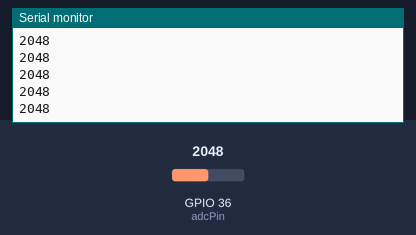
Bench run of a program on a simulated ESP32. Shown: the last lines printed to the serial monitor. The inputs (shaded band) are chosen by the test bench; at power-on: GPIO 36 (adcPin) = 2048 (analog values on the 0–4095 scale). WiFi joins after 1.5 s; servers stay silent unless stated.

Above: at 4.7 s.
4.8 s: GPIO 36 (adcPin) set to 2866
At 5.4 s:
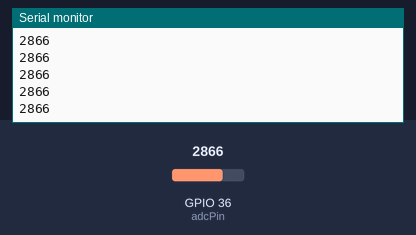
6.3 s: GPIO 36 (adcPin) set to 3603
At 7.0 s:
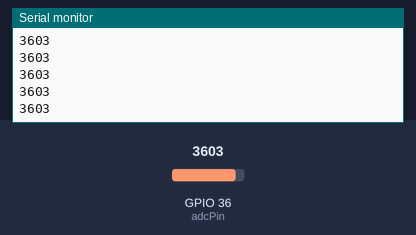
Timing chart, 0 to 7.1 s (numbered marks = the images above; inputs shaded):
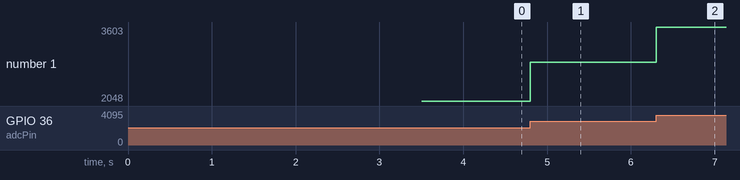

The program:

main.cpp
```cpp
#include <Arduino.h>
#include <WiFi.h>
#include <WebSocketsServer.h>
//Taves
const char* ssid     = "Ncube-Wifi";
const char* password = "Qwerty02.";

WebSocketsServer wsServer(81);

const int adcPin = 36;       // ADC1 pin (safe for analogRead)
const int sampleRate = 8000; // 8kHz stream (enough for testing)
const int textDecimate = 4;  // send one ASCII ADC value every N samples (reduce text traffic)

unsigned long lastSampleMicros = 0;
const unsigned long sampleInterval = 1000000UL / sampleRate;
int sampleCount = 0;

void onWsEvent(uint8_t num, WStype_t type, uint8_t *payload, size_t len) {
  // You can add connection logging if you want.
}

void setup() {
  Serial.begin(115200);
  // Allow USB-serial to enumerate and stabilise, then print diagnostic header
  delay(2000);
  Serial.println("ESP ACTIVE");
  Serial.println("--- Serial test @115200 ---");

  Serial.print("Connecting to ");
  Serial.println(ssid);

  WiFi.begin(ssid, password);

  unsigned long start = millis();
  const unsigned long timeout = 20000; // 20 seconds timeout
  while (WiFi.status() != WL_CONNECTED && (millis() - start) < timeout) {
    Serial.print('.');
    delay(500);
  }

  if (WiFi.status() == WL_CONNECTED) {
    Serial.print("\nWiFi connected - IP: ");
    Serial.println(WiFi.localIP()); // Check the IP to open in browser.
  } else {
    Serial.println("\nWiFi connection FAILED (timeout).");
    Serial.print("WiFi status: ");
    Serial.println(WiFi.status());
  }

  wsServer.begin();
  wsServer.onEvent(onWsEvent);

  analogReadResolution(12);  // ESP32 default is 12-bit anyway
}

void loop() {
  wsServer.loop();

  unsigned long now = micros();
  if (now - lastSampleMicros >= sampleInterval) {
    lastSampleMicros = now;

    int value = analogRead(adcPin); // 0–4095
    Serial.println(value);

    uint16_t v16 = value;           // convert to 2 bytes

    uint8_t packet[2];
    packet[0] = v16 >> 8;           // high byte
    packet[1] = v16 & 0xFF;         // low byte

    wsServer.broadcastBIN(packet, 2);
    // Also send a text representation (decimated) so web UI can plot raw ADC values
    sampleCount++;
    if ((sampleCount % textDecimate) == 0) {
      char buf[16];
      int n = snprintf(buf, sizeof(buf), "%d", value);
      if (n > 0) {
        wsServer.broadcastTXT((uint8_t*)buf, n);
      }
    }
  }
}
```

Measured:
- after the input at 4.8 s, the serial monitor: prints a new line at once (image 1)
- after the input at 6.3 s, the serial monitor: prints a new line at once (image 2)
- plotted number 1: 2048 → 2866 after the input at 4.8 s, 2866 → 3603 after the input at 6.3 s
